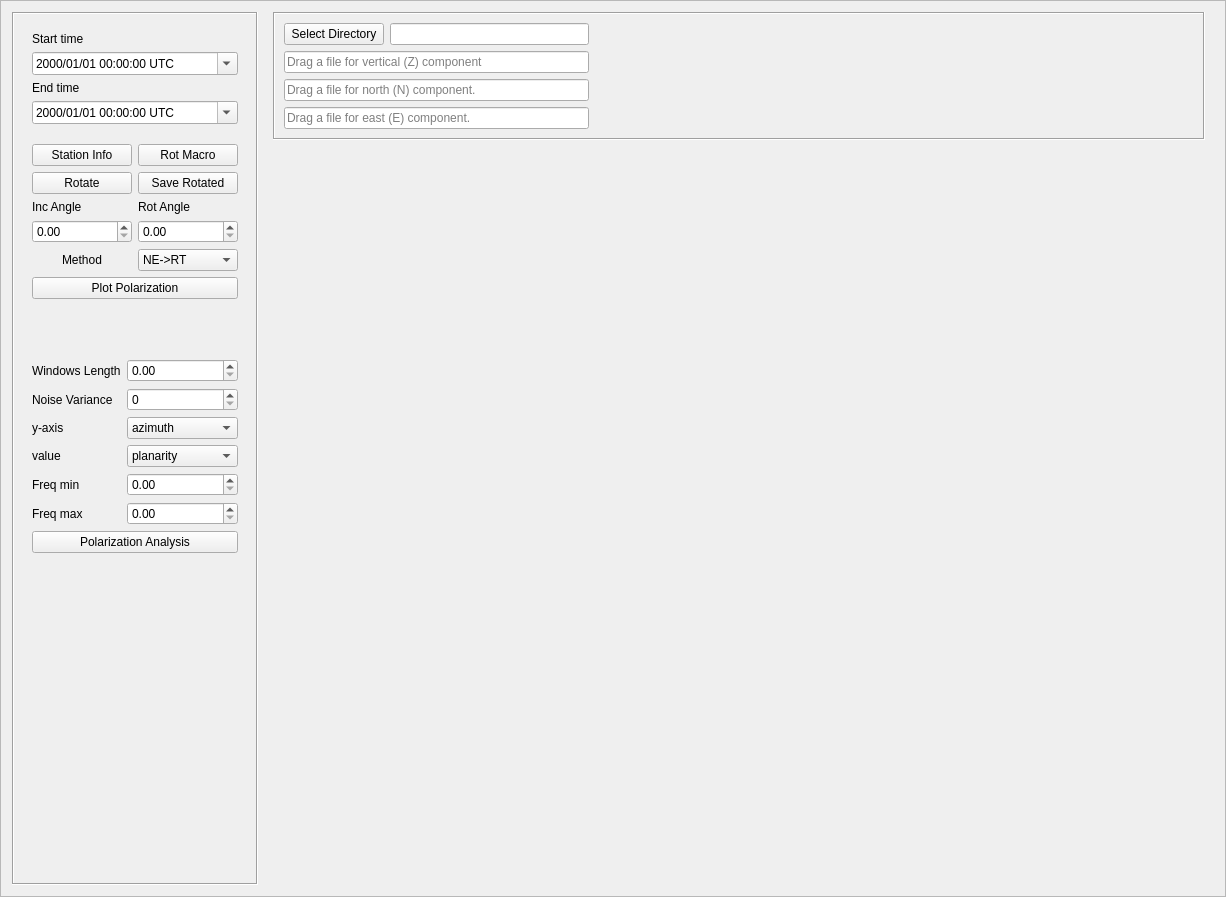
<?xml version="1.0" encoding="UTF-8"?>
<ui version="4.0">
 <class>Frame</class>
 <widget class="QFrame" name="Frame">
  <property name="geometry">
   <rect>
    <x>0</x>
    <y>0</y>
    <width>1226</width>
    <height>897</height>
   </rect>
  </property>
  <property name="windowTitle">
   <string>Frame</string>
  </property>
  <property name="frameShape">
   <enum>QFrame::StyledPanel</enum>
  </property>
  <property name="frameShadow">
   <enum>QFrame::Raised</enum>
  </property>
  <layout class="QGridLayout" name="gridLayout_2">
   <item row="0" column="0">
    <widget class="QFrame" name="toolQFrame">
     <property name="sizePolicy">
      <sizepolicy hsizetype="Minimum" vsizetype="Minimum">
       <horstretch>0</horstretch>
       <verstretch>0</verstretch>
      </sizepolicy>
     </property>
     <property name="maximumSize">
      <size>
       <width>250</width>
       <height>16777215</height>
      </size>
     </property>
     <property name="styleSheet">
      <string notr="true"/>
     </property>
     <property name="frameShape">
      <enum>QFrame::Box</enum>
     </property>
     <property name="frameShadow">
      <enum>QFrame::Sunken</enum>
     </property>
     <layout class="QVBoxLayout" name="verticalLayout">
      <property name="spacing">
       <number>2</number>
      </property>
      <property name="bottomMargin">
       <number>1</number>
      </property>
      <item>
       <widget class="QWidget" name="widget_2" native="true">
        <property name="sizePolicy">
         <sizepolicy hsizetype="Minimum" vsizetype="Minimum">
          <horstretch>0</horstretch>
          <verstretch>0</verstretch>
         </sizepolicy>
        </property>
        <layout class="QVBoxLayout" name="verticalLayout_2">
         <item>
          <widget class="QLabel" name="label_23">
           <property name="sizePolicy">
            <sizepolicy hsizetype="Preferred" vsizetype="Fixed">
             <horstretch>0</horstretch>
             <verstretch>0</verstretch>
            </sizepolicy>
           </property>
           <property name="text">
            <string>Start time</string>
           </property>
          </widget>
         </item>
         <item>
          <widget class="QDateTimeEdit" name="dateTimeEdit_4">
           <property name="currentSection">
            <enum>QDateTimeEdit::YearSection</enum>
           </property>
           <property name="displayFormat">
            <string>yyyy/MM/dd hh:mm:ss UTC</string>
           </property>
           <property name="calendarPopup">
            <bool>true</bool>
           </property>
           <property name="timeSpec">
            <enum>Qt::LocalTime</enum>
           </property>
          </widget>
         </item>
         <item>
          <widget class="QLabel" name="label_24">
           <property name="sizePolicy">
            <sizepolicy hsizetype="Preferred" vsizetype="Fixed">
             <horstretch>0</horstretch>
             <verstretch>0</verstretch>
            </sizepolicy>
           </property>
           <property name="text">
            <string>End time</string>
           </property>
          </widget>
         </item>
         <item>
          <widget class="QDateTimeEdit" name="dateTimeEdit_5">
           <property name="currentSection">
            <enum>QDateTimeEdit::YearSection</enum>
           </property>
           <property name="displayFormat">
            <string>yyyy/MM/dd hh:mm:ss UTC</string>
           </property>
           <property name="calendarPopup">
            <bool>true</bool>
           </property>
           <property name="timeSpec">
            <enum>Qt::LocalTime</enum>
           </property>
          </widget>
         </item>
        </layout>
       </widget>
      </item>
      <item alignment="Qt::AlignTop">
       <widget class="QWidget" name="gridWidget_6" native="true">
        <property name="sizePolicy">
         <sizepolicy hsizetype="Minimum" vsizetype="Minimum">
          <horstretch>0</horstretch>
          <verstretch>0</verstretch>
         </sizepolicy>
        </property>
        <layout class="QGridLayout" name="gridLayout_6">
         <property name="verticalSpacing">
          <number>6</number>
         </property>
         <item row="5" column="0" colspan="2">
          <widget class="QPushButton" name="plotpolBtn">
           <property name="text">
            <string>Plot Polarization</string>
           </property>
          </widget>
         </item>
         <item row="3" column="0">
          <widget class="QDoubleSpinBox" name="incidenceSB"/>
         </item>
         <item row="2" column="0">
          <widget class="QLabel" name="label">
           <property name="text">
            <string>Inc Angle</string>
           </property>
          </widget>
         </item>
         <item row="4" column="1">
          <widget class="QComboBox" name="methodCB">
           <item>
            <property name="text">
             <string>NE-&gt;RT</string>
            </property>
           </item>
           <item>
            <property name="text">
             <string>ZNE-&gt;LQT</string>
            </property>
           </item>
          </widget>
         </item>
         <item row="2" column="1">
          <widget class="QLabel" name="label_2">
           <property name="text">
            <string>Rot Angle</string>
           </property>
          </widget>
         </item>
         <item row="4" column="0" alignment="Qt::AlignHCenter">
          <widget class="QLabel" name="label_25">
           <property name="text">
            <string>Method</string>
           </property>
          </widget>
         </item>
         <item row="3" column="1">
          <widget class="QDoubleSpinBox" name="degreeSB">
           <property name="maximum">
            <double>360.000000000000000</double>
           </property>
          </widget>
         </item>
         <item row="0" column="0">
          <widget class="QPushButton" name="stationsBtn">
           <property name="text">
            <string>Station Info</string>
           </property>
          </widget>
         </item>
         <item row="0" column="1">
          <widget class="QPushButton" name="rot_macroBtn">
           <property name="text">
            <string>Rot Macro</string>
           </property>
          </widget>
         </item>
         <item row="1" column="0">
          <widget class="QPushButton" name="rotateplotBtn">
           <property name="text">
            <string>Rotate</string>
           </property>
          </widget>
         </item>
         <item row="1" column="1">
          <widget class="QPushButton" name="save_rotatedBtn">
           <property name="text">
            <string>Save Rotated</string>
           </property>
          </widget>
         </item>
        </layout>
       </widget>
      </item>
      <item alignment="Qt::AlignTop">
       <widget class="QWidget" name="gridWidget_7" native="true">
        <property name="sizePolicy">
         <sizepolicy hsizetype="Minimum" vsizetype="Minimum">
          <horstretch>0</horstretch>
          <verstretch>0</verstretch>
         </sizepolicy>
        </property>
        <layout class="QGridLayout" name="gridLayout_7">
         <item row="2" column="1">
          <widget class="QDoubleSpinBox" name="doubleSpinBox_winlen"/>
         </item>
         <item row="6" column="1">
          <widget class="QComboBox" name="comboBox_polarity">
           <item>
            <property name="text">
             <string>planarity</string>
            </property>
           </item>
           <item>
            <property name="text">
             <string>rectilinearity</string>
            </property>
           </item>
          </widget>
         </item>
         <item row="3" column="1">
          <widget class="QSpinBox" name="spinBox_2"/>
         </item>
         <item row="3" column="0">
          <widget class="QLabel" name="label_29">
           <property name="text">
            <string>Noise Variance</string>
           </property>
          </widget>
         </item>
         <item row="2" column="0">
          <widget class="QLabel" name="label_27">
           <property name="text">
            <string>Windows Length</string>
           </property>
          </widget>
         </item>
         <item row="5" column="0">
          <widget class="QLabel" name="label_30">
           <property name="text">
            <string>y-axis</string>
           </property>
          </widget>
         </item>
         <item row="9" column="0" colspan="2">
          <widget class="QPushButton" name="polarizationBtn">
           <property name="text">
            <string>Polarization Analysis</string>
           </property>
          </widget>
         </item>
         <item row="5" column="1">
          <widget class="QComboBox" name="comboBox_yaxis">
           <item>
            <property name="text">
             <string>azimuth</string>
            </property>
           </item>
           <item>
            <property name="text">
             <string>incident_angle</string>
            </property>
           </item>
          </widget>
         </item>
         <item row="7" column="1">
          <widget class="QDoubleSpinBox" name="freq_minDB"/>
         </item>
         <item row="6" column="0">
          <widget class="QLabel" name="label_31">
           <property name="text">
            <string>value</string>
           </property>
          </widget>
         </item>
         <item row="1" column="1">
          <spacer name="verticalSpacer_2">
           <property name="orientation">
            <enum>Qt::Vertical</enum>
           </property>
           <property name="sizeHint" stdset="0">
            <size>
             <width>20</width>
             <height>40</height>
            </size>
           </property>
          </spacer>
         </item>
         <item row="8" column="1">
          <widget class="QDoubleSpinBox" name="freq_maxDB"/>
         </item>
         <item row="7" column="0">
          <widget class="QLabel" name="label_3">
           <property name="text">
            <string>Freq min</string>
           </property>
          </widget>
         </item>
         <item row="8" column="0">
          <widget class="QLabel" name="label_4">
           <property name="text">
            <string>Freq max</string>
           </property>
          </widget>
         </item>
        </layout>
       </widget>
      </item>
      <item>
       <spacer name="verticalSpacer">
        <property name="orientation">
         <enum>Qt::Vertical</enum>
        </property>
        <property name="sizeHint" stdset="0">
         <size>
          <width>20</width>
          <height>40</height>
         </size>
        </property>
       </spacer>
      </item>
     </layout>
    </widget>
   </item>
   <item row="0" column="1">
    <widget class="QWidget" name="widget" native="true">
     <layout class="QVBoxLayout" name="verticalLayout_3">
      <property name="topMargin">
       <number>0</number>
      </property>
      <item>
       <widget class="QFrame" name="frame">
        <property name="acceptDrops">
         <bool>true</bool>
        </property>
        <property name="frameShape">
         <enum>QFrame::Box</enum>
        </property>
        <property name="frameShadow">
         <enum>QFrame::Sunken</enum>
        </property>
        <layout class="QGridLayout" name="gridLayout">
         <property name="leftMargin">
          <number>9</number>
         </property>
         <property name="topMargin">
          <number>9</number>
         </property>
         <property name="rightMargin">
          <number>9</number>
         </property>
         <property name="bottomMargin">
          <number>9</number>
         </property>
         <item row="0" column="0">
          <widget class="QPushButton" name="selectDirBtn_3C">
           <property name="sizePolicy">
            <sizepolicy hsizetype="Expanding" vsizetype="Fixed">
             <horstretch>1</horstretch>
             <verstretch>0</verstretch>
            </sizepolicy>
           </property>
           <property name="maximumSize">
            <size>
             <width>150</width>
             <height>16777215</height>
            </size>
           </property>
           <property name="text">
            <string>Select Directory</string>
           </property>
          </widget>
         </item>
         <item row="0" column="1">
          <widget class="QLineEdit" name="rootPathForm_3C">
           <property name="sizePolicy">
            <sizepolicy hsizetype="Expanding" vsizetype="Fixed">
             <horstretch>4</horstretch>
             <verstretch>0</verstretch>
            </sizepolicy>
           </property>
           <property name="readOnly">
            <bool>true</bool>
           </property>
           <property name="clearButtonEnabled">
            <bool>false</bool>
           </property>
          </widget>
         </item>
         <item row="0" column="2" rowspan="4" colspan="2">
          <widget class="QWidget" name="fileSelectorWidget" native="true">
           <property name="sizePolicy">
            <sizepolicy hsizetype="Expanding" vsizetype="Preferred">
             <horstretch>6</horstretch>
             <verstretch>0</verstretch>
            </sizepolicy>
           </property>
           <property name="minimumSize">
            <size>
             <width>0</width>
             <height>100</height>
            </size>
           </property>
           <property name="styleSheet">
            <string notr="true"/>
           </property>
           <layout class="QVBoxLayout" name="verticalLayout_5">
            <property name="spacing">
             <number>0</number>
            </property>
            <property name="leftMargin">
             <number>0</number>
            </property>
            <property name="topMargin">
             <number>0</number>
            </property>
            <property name="rightMargin">
             <number>0</number>
            </property>
            <property name="bottomMargin">
             <number>0</number>
            </property>
           </layout>
          </widget>
         </item>
         <item row="1" column="0" colspan="2">
          <widget class="QLineEdit" name="verticalQLineEdit">
           <property name="sizePolicy">
            <sizepolicy hsizetype="Expanding" vsizetype="Fixed">
             <horstretch>2</horstretch>
             <verstretch>0</verstretch>
            </sizepolicy>
           </property>
           <property name="toolTip">
            <string/>
           </property>
           <property name="inputMethodHints">
            <set>Qt::ImhHiddenText</set>
           </property>
           <property name="inputMask">
            <string/>
           </property>
           <property name="dragEnabled">
            <bool>true</bool>
           </property>
           <property name="readOnly">
            <bool>false</bool>
           </property>
           <property name="placeholderText">
            <string>Drag a file for vertical (Z) component</string>
           </property>
           <property name="clearButtonEnabled">
            <bool>true</bool>
           </property>
          </widget>
         </item>
         <item row="2" column="0" colspan="2">
          <widget class="QLineEdit" name="northQLineEdit">
           <property name="sizePolicy">
            <sizepolicy hsizetype="Expanding" vsizetype="Fixed">
             <horstretch>2</horstretch>
             <verstretch>0</verstretch>
            </sizepolicy>
           </property>
           <property name="readOnly">
            <bool>false</bool>
           </property>
           <property name="placeholderText">
            <string>Drag a file for north (N) component.</string>
           </property>
           <property name="clearButtonEnabled">
            <bool>true</bool>
           </property>
          </widget>
         </item>
         <item row="3" column="0" colspan="2">
          <widget class="QLineEdit" name="eastQLineEdit">
           <property name="sizePolicy">
            <sizepolicy hsizetype="Expanding" vsizetype="Fixed">
             <horstretch>2</horstretch>
             <verstretch>0</verstretch>
            </sizepolicy>
           </property>
           <property name="readOnly">
            <bool>false</bool>
           </property>
           <property name="placeholderText">
            <string>Drag a file for east (E) component.</string>
           </property>
           <property name="clearButtonEnabled">
            <bool>true</bool>
           </property>
          </widget>
         </item>
        </layout>
       </widget>
      </item>
      <item>
       <widget class="QFrame" name="plotMatWidget_3C">
        <property name="sizePolicy">
         <sizepolicy hsizetype="Expanding" vsizetype="Expanding">
          <horstretch>0</horstretch>
          <verstretch>4</verstretch>
         </sizepolicy>
        </property>
        <layout class="QVBoxLayout" name="verticalLayout_9">
         <property name="leftMargin">
          <number>0</number>
         </property>
         <property name="topMargin">
          <number>0</number>
         </property>
         <property name="rightMargin">
          <number>0</number>
         </property>
         <property name="bottomMargin">
          <number>0</number>
         </property>
        </layout>
       </widget>
      </item>
      <item>
       <widget class="QWidget" name="Widget_polarization" native="true">
        <property name="sizePolicy">
         <sizepolicy hsizetype="Expanding" vsizetype="Expanding">
          <horstretch>0</horstretch>
          <verstretch>2</verstretch>
         </sizepolicy>
        </property>
        <layout class="QVBoxLayout" name="verticalLayout_10">
         <property name="leftMargin">
          <number>0</number>
         </property>
         <property name="topMargin">
          <number>0</number>
         </property>
         <property name="rightMargin">
          <number>0</number>
         </property>
         <property name="bottomMargin">
          <number>0</number>
         </property>
        </layout>
       </widget>
      </item>
     </layout>
    </widget>
   </item>
  </layout>
 </widget>
 <resources/>
 <connections/>
</ui>
